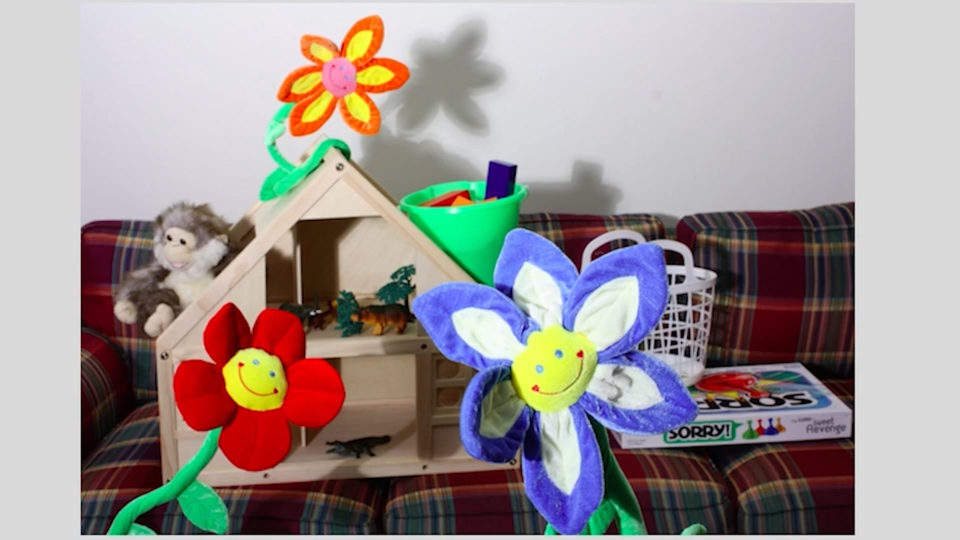
#> input picture lesson 3/data/flowers-left.png, 1920 x 1080 px (shown at 1/2 size)
$ jupyter execute '3B - L3 stereo correspondence.ipynb'
#> lines starting #> are read from the running program, lines starting #| are printed output that depends on the picture
## 3B - L3 stereo correspondence

[cell 1]
import numpy as np
from PIL import Image
import matplotlib.pyplot as plt
from scipy.signal import correlate

#### Load the images

[cell 2]
left = Image.open("data/flowers-left.png")
#> left is the input picture: PIL image 1920x1080 RGBA; mean R, G, B, A 158.1, 149.5, 148.3, 255
right = Image.open("data/flowers-right.png")
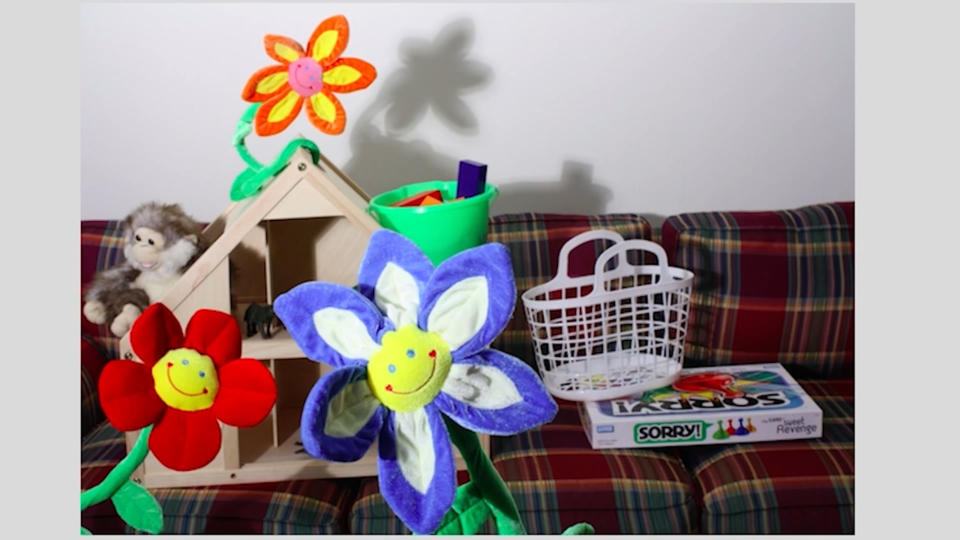
#> input picture lesson 3/data/flowers-right.png, 1920 x 1080 px (shown at 1/2 size)
#> right is the input picture: PIL image 1920x1080 RGBA; mean R, G, B, A 154.4, 145.6, 145.6, 255

[cell 3]
# print their sizes
left.size, right.size
#> Out = ((1920, 1080), (1920, 1080))

[cell 4]
# convert the images to grayscale
left = left.convert("L")
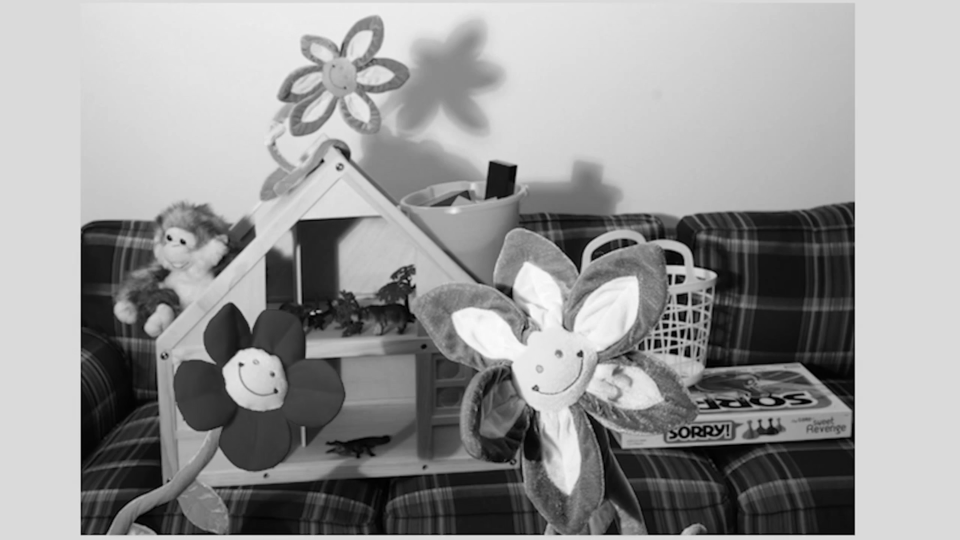
#> left: PIL image 1920x1080 L (shown at 1/2 size); min 0, max 252, mean 151.9
right = right.convert("L")
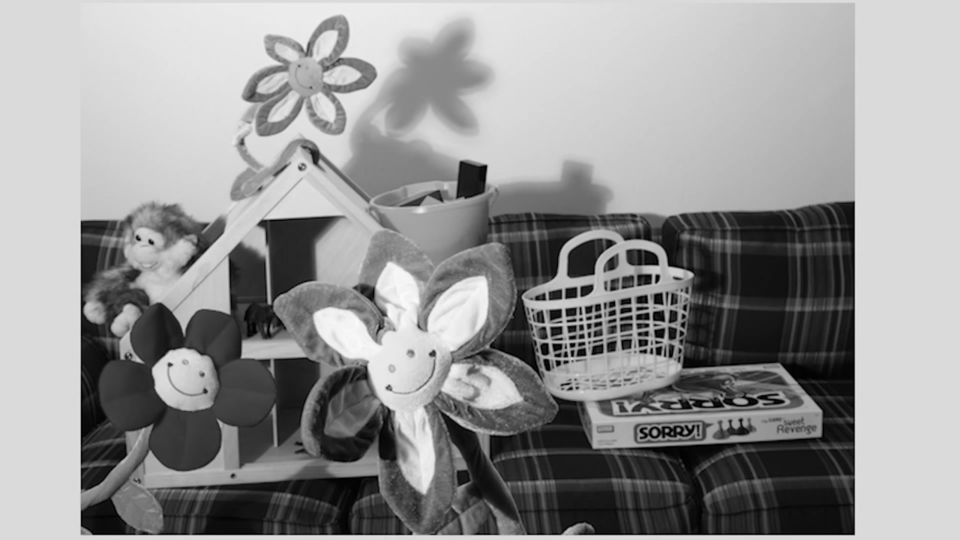
#> right: PIL image 1920x1080 L (shown at 1/2 size); min 0, max 251, mean 148.2

# convert images to a numpy array and normalize them
left_arr = np.array(left, dtype=np.float32) / 255.0
right_arr = np.array(right, dtype=np.float32) / 255.0

[cell 5]
# crop the images to remove the white border
bx = 200# approx border width x
by = 20# approx border width y
h, w = left_arr.shape
#> h = 1080; w = 1920
left_arr = left_arr[by:w-by, bx:w-bx]
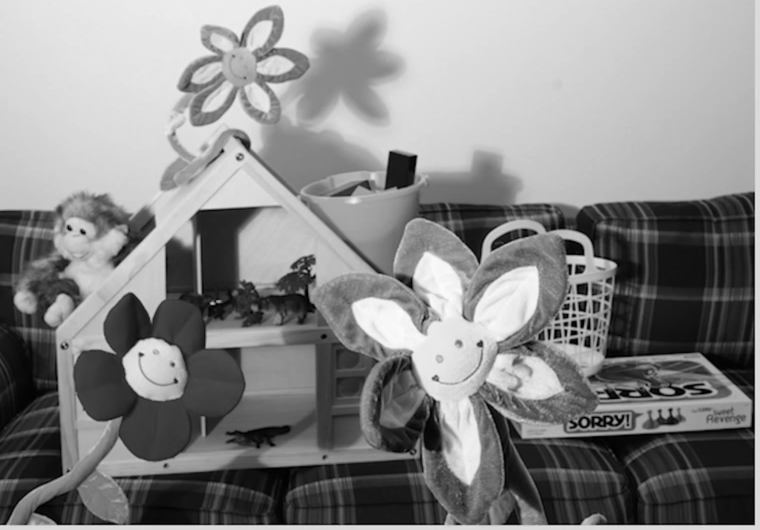
#> left_arr: shape (1060, 1520) float32 (shown at 1/2 size); min 0, max 0.988, mean 0.532
right_arr = right_arr[by:w-by, bx:w-bx]
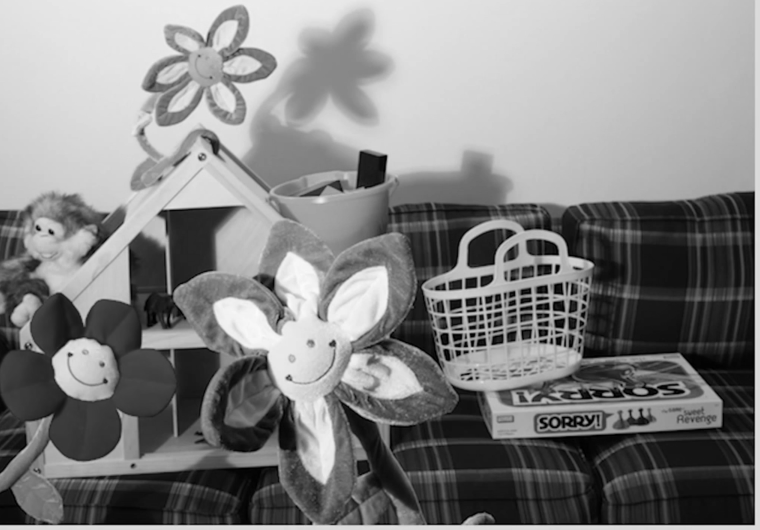
#> right_arr: shape (1060, 1520) float32 (shown at 1/2 size); min 0, max 0.984, mean 0.513

[cell 6]
left_arr.shape, right_arr.shape
#> Out = ((1060, 1520), (1060, 1520))

#### plot the reference point in the left view

[cell 7]
fig, ax = plt.subplots(nrows=1, ncols=1, figsize=(8, 6))

ref_point = np.array([800, 600])

ax.imshow(left_arr, cmap="gray")
ax.scatter(*ref_point, color="red")
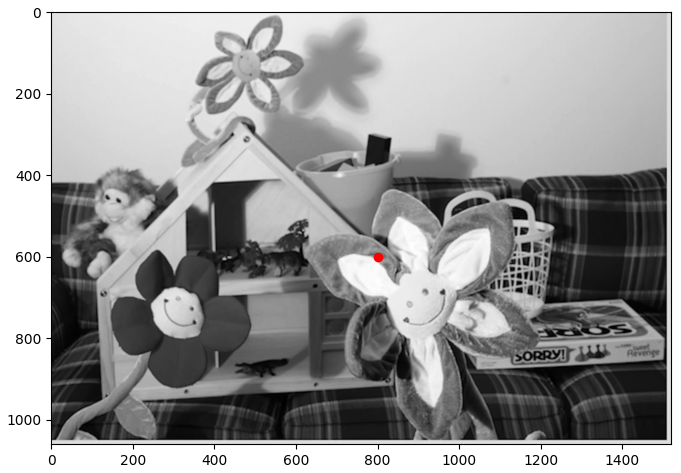
#> figure drawn by matplotlib, 1 panel

#### find the correspondence of the reference point in the right view

[cell 8]
def compute_stereo_correspondence(left, right, ref_point, window_size):
    '''
    find the correspondence point in the right view. It assumes the epipolar lines are
    parallel, horizontal, and are at the same height.

    Parameters
    ----------
    left: np.ndarray, shape: (h, w)
        grayscale normalized version of the left view
    right: np.ndarray, shape: (h, w)
        grayscale normalized version of the right view.
        It has the same shape as the left view.
    ref_point: np.ndarray
        The reference pixel in the left view.
    window_size: int
        the size of the side of the square window

    Returns
    --------
    scores: list
        a list containing the scores at each position along the epipolar line in the right view
    c_point: np.ndarray
        the correspondence point computed based on the best score
    '''
#> called with ref_point = array of shape (2,), window_size = 200

    # check if both the views have the same shape
    assert left.shape == right.shape

    h, w = left.shape
#> h = 1060; w = 1520
    x, y = ref_point
    b = window_size//2

    # check if the reference point is not at the extremes
    assert x - b >= 0
    assert x + b < w
    assert y - b >= 0
    assert y + b < h

    # the patch in the left view we want to find the correspondence
    reference_window = left[y - b: y + b, x - b: x + b] # y comes first!
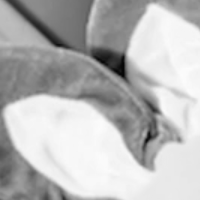
#> reference_window: shape (200, 200) float32; min 0.0235, max 0.988, mean 0.724

    scores = []
    score_max = float("-inf")
    xmin = 0
    for xi in range(b, w-b):
        patch = right[y-b:y+b, xi-b:xi+b]
        score = correlate(reference_window, patch, mode="valid", method="direct").flatten()[0]
        if score > score_max:
            xmin = xi
            score_max = score
        scores.append(score)
#> this loop made 1320 passes
#> (score, score_max) on passes 1 to 12: (12814.6, 12814.6), (12829.4, 12829.4), (12843.8, 12843.8), (12857.5, 12857.5), (12871, 12871), (12884.3, 12884.3), (12897.5, 12897.5), (12910.7, 12910.7), (12923.9, 12923.9), (12937, 12937), (12949.8, 12949.8), (12962.1, 12962.1)
#> score on passes 35 to 40: 13199.9, 13198.1, 13195.6, 13192.3, 13188.3, 13183.3
#> pass 1, in compute_stereo_correspondence, `patch = right[y-b:y+b, xi-b:xi+b]`:
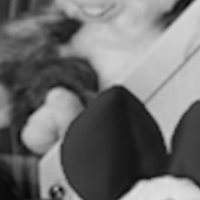
#> patch: shape (200, 200) float32; min 0.0235, max 0.878, mean 0.433
#> after the loop, score_max = 22855; scores = 1320 values, max 22855 at index 433, min 3428.1 at index 1187, mean 12657.9; xmin = 533

    c_point = np.array([xmin, y]) # correspondence_point
#> c_point = [533, 600]

    return scores, c_point

[cell 9]
scores, c_point = compute_stereo_correspondence(left_arr, right_arr, ref_point, 200)
#> c_point = [533, 600]

[cell 10]
plt.plot(scores)
plt.ylabel("score")
plt.xlabel("x`")
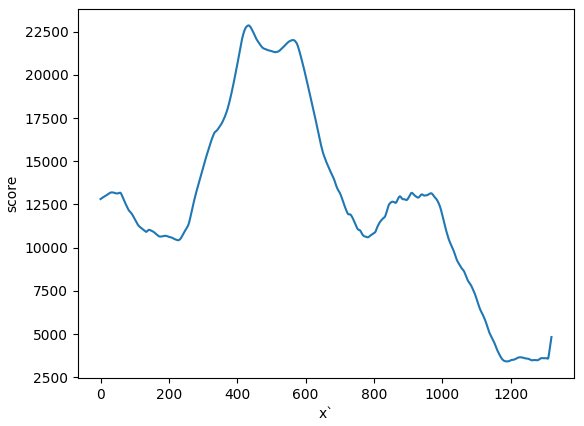
#> figure drawn by matplotlib, 1 panel; curve peaks at x = 433, y = 22855

#### plot the correspondence point in the right image

[cell 11]
fig, ax = plt.subplots(nrows=1, ncols=2, figsize=(12, 6))

ax[0].imshow(left_arr, cmap="gray")
ax[0].scatter(*ref_point, color="red")

ax[1].imshow(right_arr, cmap="gray")
ax[1].scatter(*c_point, color="green")
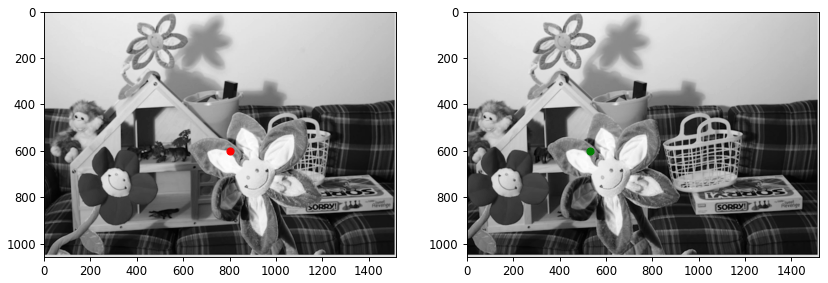
#> figure drawn by matplotlib, 2 panels
